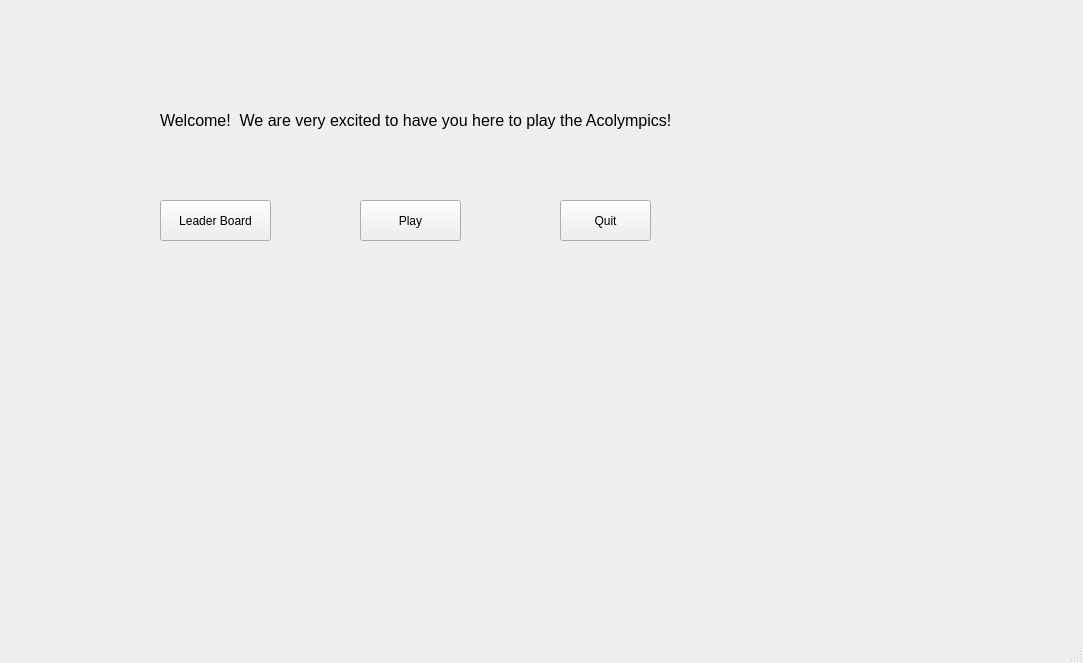
<?xml version="1.0" encoding="UTF-8"?>
<ui version="4.0">
 <class>MainWindow</class>
 <widget class="QMainWindow" name="MainWindow">
  <property name="geometry">
   <rect>
    <x>0</x>
    <y>0</y>
    <width>1083</width>
    <height>663</height>
   </rect>
  </property>
  <property name="windowTitle">
   <string>Acolympics</string>
  </property>
  <widget class="QWidget" name="centralwidget">
   <widget class="QLabel" name="label">
    <property name="geometry">
     <rect>
      <x>160</x>
      <y>110</y>
      <width>781</width>
      <height>20</height>
     </rect>
    </property>
    <property name="font">
     <font>
      <pointsize>12</pointsize>
     </font>
    </property>
    <property name="text">
     <string>Welcome!  We are very excited to have you here to play the Acolympics!</string>
    </property>
   </widget>
   <widget class="QPushButton" name="leaderBoardButton">
    <property name="geometry">
     <rect>
      <x>160</x>
      <y>200</y>
      <width>111</width>
      <height>41</height>
     </rect>
    </property>
    <property name="text">
     <string>Leader Board</string>
    </property>
   </widget>
   <widget class="QPushButton" name="playButton">
    <property name="geometry">
     <rect>
      <x>360</x>
      <y>200</y>
      <width>101</width>
      <height>41</height>
     </rect>
    </property>
    <property name="text">
     <string>Play</string>
    </property>
   </widget>
   <widget class="QPushButton" name="quitButton">
    <property name="geometry">
     <rect>
      <x>560</x>
      <y>200</y>
      <width>91</width>
      <height>41</height>
     </rect>
    </property>
    <property name="text">
     <string>Quit</string>
    </property>
   </widget>
  </widget>
  <widget class="QMenuBar" name="menubar">
   <property name="geometry">
    <rect>
     <x>0</x>
     <y>0</y>
     <width>1083</width>
     <height>21</height>
    </rect>
   </property>
  </widget>
  <widget class="QStatusBar" name="statusbar"/>
 </widget>
 <resources/>
 <connections/>
</ui>
